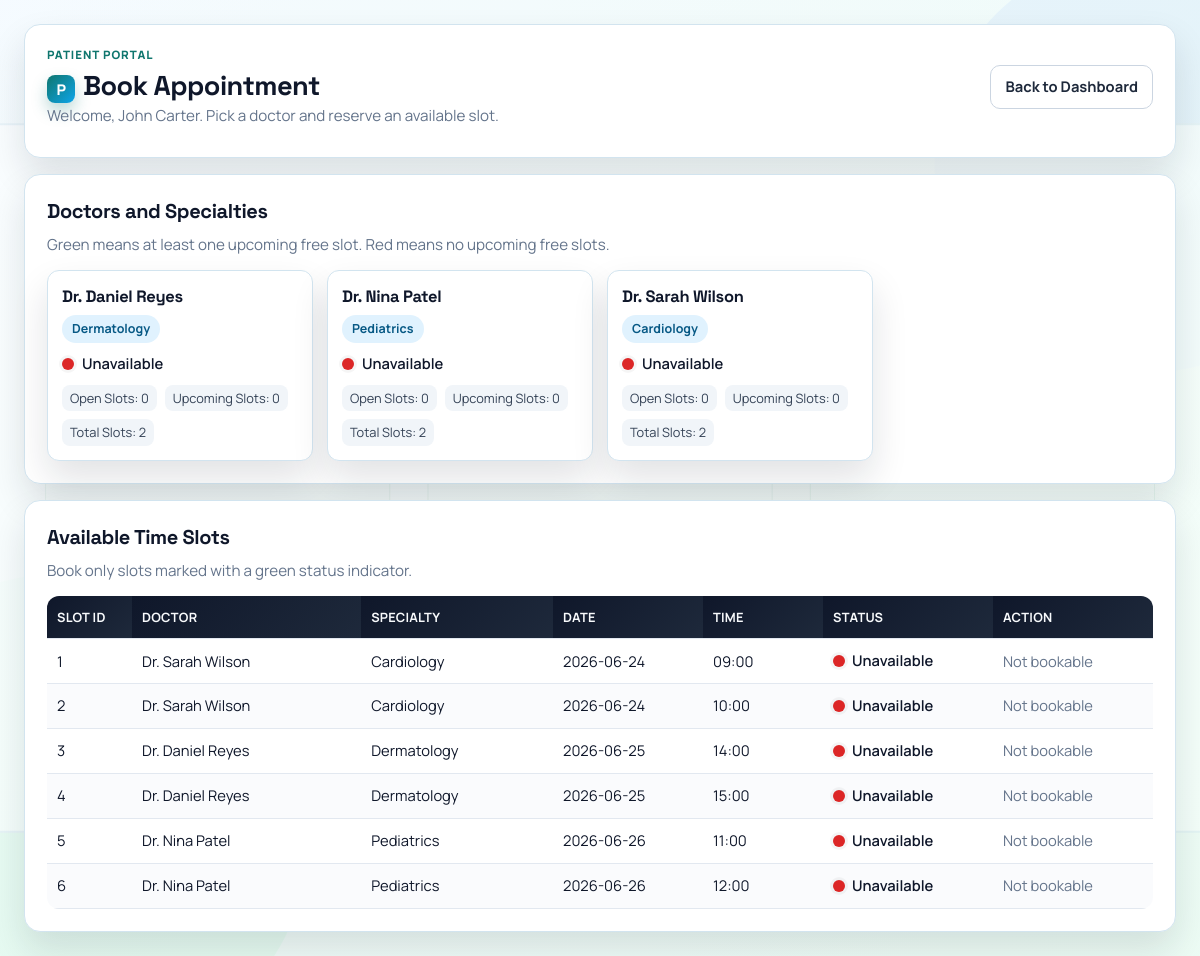
Page /book_appointments.php (signed in) on the committed database.
### tables this page shows
CREATE TABLE Doctor (
    doctor_id INT AUTO_INCREMENT PRIMARY KEY,
    fullname VARCHAR(100) NOT NULL,
    specialization VARCHAR(100) NOT NULL,
    email VARCHAR(100) NOT NULL UNIQUE
);

CREATE TABLE Schedule (
    schedule_id INT AUTO_INCREMENT PRIMARY KEY,
    doctor_id INT NOT NULL,
    available_date DATE NOT NULL,
    available_time TIME NOT NULL,
    CONSTRAINT fk_schedule_doctor
        FOREIGN KEY (doctor_id)
        REFERENCES Doctor(doctor_id)
        ON UPDATE CASCADE
        ON DELETE CASCADE,
    CONSTRAINT uq_doctor_slot
        UNIQUE (doctor_id, available_date, available_time)
);

### book_appointments.php (called while the page is built)
<?php
require_once __DIR__ . '/app/patient/book_appointments.php';

### app/patient/book_appointments.php (the view, shortened to what this page needs)
<?php
require_once __DIR__ . '/../../config.php';
$patientName = htmlspecialchars($_SESSION['patient_name'] ?? 'Patient', ENT_QUOTES, 'UTF-8');
$doctorCards = [];
$cardsSql = "SELECT d.doctor_id, d.fullname, d.specialization,
                    COUNT(s.schedule_id) AS total_slots,
                    SUM(
                        CASE
                            WHEN s.schedule_id IS NOT NULL
                             AND (s.available_date > CURDATE() OR (s.available_date = CURDATE() AND s.available_time >= CURTIME()))
                            THEN 1
                            ELSE 0
                        END
                    ) AS upcoming_slots,
                    SUM(
                        CASE
                            WHEN s.schedule_id IS NOT NULL
                             AND (s.available_date > CURDATE() OR (s.available_date = CURDATE() AND s.available_time >= CURTIME()))
                             AND NOT EXISTS (
                                 SELECT 1
                                 FROM Appointment a
                                 WHERE a.schedule_id = s.schedule_id
                                   AND a.status = 'Booked'
                             )
                            THEN 1
                            ELSE 0
                        END
                    ) AS available_slots
             FROM Doctor d
             LEFT JOIN Schedule s ON s.doctor_id = d.doctor_id
             GROUP BY d.doctor_id, d.fullname, d.specialization
             ORDER BY d.fullname ASC";
$cardsResult = mysqli_query($conn, $cardsSql);
if ($cardsResult) {
    while ($card = mysqli_fetch_assoc($cardsResult)) {
        $doctorCards[] = $card;
    }
}
$slots = [];
$slotsSql = "SELECT s.schedule_id, d.fullname, d.specialization, s.available_date, s.available_time,
                    CASE
                        WHEN EXISTS (
                            SELECT 1
                            FROM Appointment a
                            WHERE a.schedule_id = s.schedule_id
                              AND a.status = 'Booked'
                        ) THEN 1
                        ELSE 0
                    END AS is_booked,
                    CASE
                        WHEN s.available_date > CURDATE() OR (s.available_date = CURDATE() AND s.available_time >= CURTIME())
                        THEN 1
                        ELSE 0
                    END AS is_upcoming
             FROM Schedule s
             INNER JOIN Doctor d ON d.doctor_id = s.doctor_id
             ORDER BY s.available_date ASC, s.available_time ASC, d.fullname ASC";
$slotsResult = mysqli_query($conn, $slotsSql);
if ($slotsResult) {
    while ($row = mysqli_fetch_assoc($slotsResult)) {
        $slots[] = $row;
    }
}
?>
<!DOCTYPE html>
<html lang="en">
<head>
    <link rel="stylesheet" href="assets/css/refined-theme.css">
</head>
<body>
    <div class="page-wrap">
        <section class="panel">
            <div class="heading">
                <div>
                    <p class="page-kicker">Patient Portal</p>
                    <h1 class="page-title" style="margin-top: 2px;"><span class="hero-chip">P</span>Book Appointment</h1>
                    <p class="muted">Welcome, <?php echo $patientName; ?>. Pick a doctor and reserve an available slot.</p>
                </div>
                <div class="actions">
                    <a class="btn btn-outline" href="dashboard.php">Back to Dashboard</a>
                </div>
            </div>
        </section>
        <section class="panel">
            <h2 style="margin: 0; font-size: 1.25rem;">Doctors and Specialties</h2>
            <p class="muted" style="margin-top: 8px;">Green means at least one upcoming free slot. Red means no upcoming free slots.</p>
            <div class="doctor-grid">
                <?php if (!empty($doctorCards)): ?>
                    <?php foreach ($doctorCards as $doctor): ?>
                        <?php
                            $availableCount = (int)($doctor['available_slots'] ?? 0);
                            $upcomingCount = (int)($doctor['upcoming_slots'] ?? 0);
                            $isAvailable = $availableCount > 0;
                        ?>
                        <article class="doctor-card">
                            <h3><?php echo htmlspecialchars($doctor['fullname'], ENT_QUOTES, 'UTF-8'); ?></h3>
                            <span class="chip"><?php echo htmlspecialchars($doctor['specialization'], ENT_QUOTES, 'UTF-8'); ?></span>
                            <div class="status-line">
                                <span class="status-dot <?php echo $isAvailable ? 'available' : 'unavailable'; ?>"></span>
                                <span><?php echo $isAvailable ? 'Available' : 'Unavailable'; ?></span>
                            </div>
                            <div class="stats">
                                <span class="stat">Open Slots: <?php echo $availableCount; ?></span>
                                <span class="stat">Upcoming Slots: <?php echo $upcomingCount; ?></span>
                                <span class="stat">Total Slots: <?php echo (int)($doctor['total_slots'] ?? 0); ?></span>
                            </div>
                        </article>
                    <?php endforeach; ?>
                <?php endif; ?>
            </div>
        </section>
        <section class="panel">
            <h2 style="margin: 0; font-size: 1.25rem;">Available Time Slots</h2>
            <p class="muted" style="margin-top: 8px;">Book only slots marked with a green status indicator.</p>
            <div class="slots-table-wrap">
                <table>
                    <thead>
                        <tr>
                            <th style="width: 85px;">Slot ID</th>
                            <th>Doctor</th>
                            <th>Specialty</th>
                            <th style="width: 150px;">Date</th>
                            <th style="width: 120px;">Time</th>
                            <th style="width: 170px;">Status</th>
                            <th style="width: 160px;">Action</th>
                        </tr>
                    </thead>
                    <tbody>
                        <?php if (!empty($slots)): ?>
                            <?php foreach ($slots as $slot): ?>
                                <?php
                                    $isUpcoming = (int)$slot['is_upcoming'] === 1;
                                    $isBooked = (int)$slot['is_booked'] === 1;
                                    $canBook = $isUpcoming && !$isBooked;
                                    $statusText = $canBook ? 'Available' : ($isUpcoming ? 'Booked' : 'Unavailable');
                                ?>
                                <tr>
                                    <td><?php echo (int)$slot['schedule_id']; ?></td>
                                    <td><?php echo htmlspecialchars($slot['fullname'], ENT_QUOTES, 'UTF-8'); ?></td>
                                    <td><?php echo htmlspecialchars($slot['specialization'], ENT_QUOTES, 'UTF-8'); ?></td>
                                    <td><?php echo htmlspecialchars($slot['available_date'], ENT_QUOTES, 'UTF-8'); ?></td>
                                    <td><?php echo htmlspecialchars(substr($slot['available_time'], 0, 5), ENT_QUOTES, 'UTF-8'); ?></td>
                                    <td>
                                        <span class="slot-status">
                                            <span class="status-dot <?php echo $canBook ? 'available' : 'unavailable'; ?>"></span>
                                            <span><?php echo $statusText; ?></span>
                                        </span>
                                    </td>
                                    <td>
                                        <?php if ($canBook): ?>
                                            <form method="POST" action="" style="margin: 0;">
                                                <input type="hidden" name="csrf_token" value="<?php echo htmlspecialchars($_SESSION['book_csrf_token'], ENT_QUOTES, 'UTF-8'); ?>">
                                                <input type="hidden" name="schedule_id" value="<?php echo (int)$slot['schedule_id']; ?>">
                                                <button type="submit" class="btn btn-brand" onclick="return confirm('Book this slot?');">Book Now</button>
                                            </form>
                                        <?php else: ?>
                                            <span class="text-muted">Not bookable</span>
                                        <?php endif; ?>
                                    </td>
                                </tr>
                            <?php endforeach; ?>
                        <?php endif; ?>
                    </tbody>
                </table>
            </div>
        </section>
    </div>
</body>
</html>

### assets/css/refined-theme.css (style rules this page uses)
:root { --ui-bg-a: #f5fbff; --ui-bg-b: #e9f9f0; --ui-surface: #ffffff; --ui-surface-2: #f8fbff; --ui-border: #d2e4ef; --ui-text: #132033; --ui-muted: #5e738d; --ui-accent: #0f766e; --ui-accent-2: #0ea5e9; --ui-danger: #dc2626; --ui-success: #16a34a; --ui-shadow: 0 18px 36px rgba(15, 23, 42, 0.12); --ui-shadow-soft: 0 10px 22px rgba(15, 23, 42, 0.08); }
* { font-family: 'Manrope', 'Segoe UI', Tahoma, Geneva, Verdana, sans-serif; }
body { margin: 0; line-height: 1.45; background: radial-gradient(circle at 0% 0%, #e0f2fe 0%, transparent 35%), radial-gradient(circle at 100% 100%, #dcfce7 0%, transparent 40%), linear-gradient(140deg, var(--ui-bg-a), var(--ui-bg-b)); color: var(--ui-text); }
.hero-chip { display: inline-flex; align-items: center; justify-content: center; width: 28px; height: 28px; border-radius: 8px; background: linear-gradient(135deg, #0f766e, #0ea5e9); color: #ffffff; font-size: 0.92rem; font-weight: 800; margin-right: 8px; box-shadow: 0 8px 16px rgba(15, 118, 110, 0.28); }
.page-kicker { margin: 0; text-transform: uppercase; letter-spacing: 0.08em; font-size: 0.72rem; font-weight: 800; color: #0f766e; }
.page-title { margin: 4px 0 2px; font-size: clamp(1.28rem, 2.2vw, 1.62rem); }
h1, h2, h3, h4, h5, h6 { font-family: 'Space Grotesk', 'Manrope', 'Segoe UI', sans-serif; letter-spacing: -0.02em; }
.page-wrap, .container, .shell { position: relative; z-index: 1; }
.panel, .card, .topbar, .welcome, .doctor-card, .login-card { border: 1px solid var(--ui-border) !important; box-shadow: var(--ui-shadow) !important; backdrop-filter: blur(3px); background: linear-gradient(180deg, rgba(255, 255, 255, 0.98), rgba(255, 255, 255, 0.94)); }
.panel, .card, .topbar, .welcome { border-radius: 16px !important; }
.btn, button, .menu a, .nav a, .link-button { transition: transform 0.16s ease, box-shadow 0.16s ease, background 0.2s ease, color 0.2s ease, border-color 0.2s ease; }
.table, table { border-radius: 12px; overflow: hidden; }
thead th, th { background: linear-gradient(135deg, #0f172a, #1e293b) !important; color: #f8fafc !important; padding: 12px 10px !important; font-size: 0.8rem; letter-spacing: 0.02em; text-transform: uppercase; }
tbody td { padding: 11px 10px !important; font-size: 0.92rem; }
tbody tr:nth-child(even) { background: rgba(248, 250, 252, 0.7); }
.panel, .card, .doctor-card, .kpi, .chart-box, .topbar, .welcome { animation: riseIn 340ms ease-out; }
.page-wrap > .panel:nth-child(1), .container > .panel:nth-child(1), .shell > .hero:nth-child(1) { animation-delay: 0ms; }
.page-wrap > .panel:nth-child(2), .container > .panel:nth-child(2), .shell > .portal-grid:nth-child(2) { animation-delay: 70ms; }
.page-wrap > .panel:nth-child(3), .container > .panel:nth-child(3) { animation-delay: 130ms; }
.page-wrap > .panel, .container > .panel, .shell > .hero, .shell > .portal-grid { animation-fill-mode: both; }

### rows in the picture
doctor: fullname "Dr. Daniel Reyes", specialization "Dermatology", availableCount "0", upcomingCount "0", total_slots "2"
doctor: fullname "Dr. Nina Patel", specialization "Pediatrics", availableCount "0", upcomingCount "0", total_slots "2"
doctor: fullname "Dr. Sarah Wilson", specialization "Cardiology", availableCount "0", upcomingCount "0", total_slots "2"
schedule: schedule_id "1", doctor.fullname "Dr. Sarah Wilson", doctor.specialization "Cardiology", available_date "2026-06-24", available_time "09:00", statusText "Unavailable"
schedule: schedule_id "2", doctor.fullname "Dr. Sarah Wilson", doctor.specialization "Cardiology", available_date "2026-06-24", available_time "10:00", statusText "Unavailable"
schedule: schedule_id "3", doctor.fullname "Dr. Daniel Reyes", doctor.specialization "Dermatology", available_date "2026-06-25", available_time "14:00", statusText "Unavailable"
schedule: schedule_id "4", doctor.fullname "Dr. Daniel Reyes", doctor.specialization "Dermatology", available_date "2026-06-25", available_time "15:00", statusText "Unavailable"
schedule: schedule_id "5", doctor.fullname "Dr. Nina Patel", doctor.specialization "Pediatrics", available_date "2026-06-26", available_time "11:00", statusText "Unavailable"
schedule: schedule_id "6", doctor.fullname "Dr. Nina Patel", doctor.specialization "Pediatrics", available_date "2026-06-26", available_time "12:00", statusText "Unavailable"

### other values in the picture
$patientName "John Carter"
